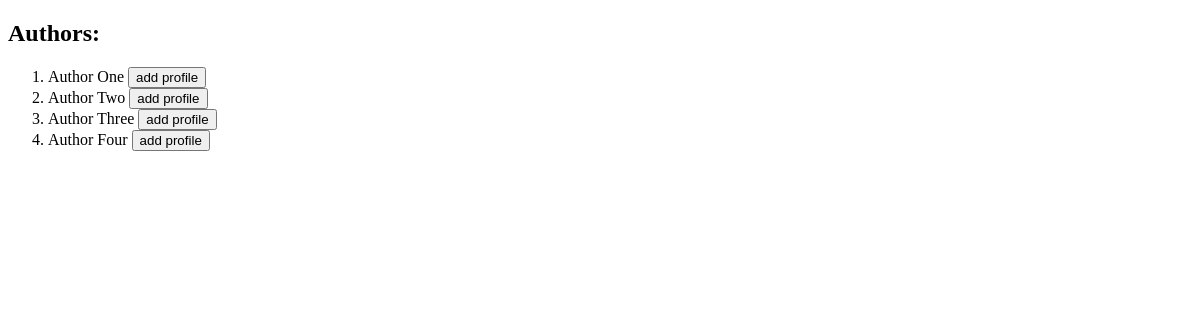
The page /library/ on the database as committed earlier.
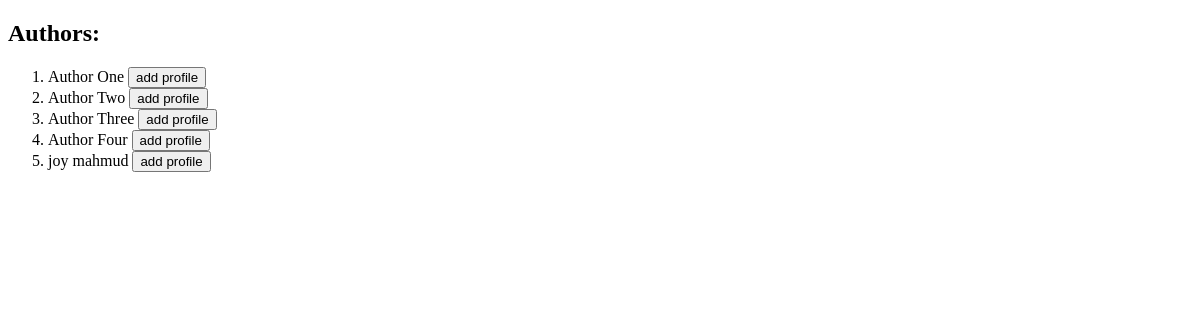
The same page on the database as committed later.
### library_management/models.py (models this page shows, shortened)
class Author(models.Model):
    name = models.CharField(max_length=100)
    email = models.EmailField(unique=True)

### library_management/views.py (the view)
# urls.py: path('',views.home,name='account_home'),
def home(request):
    authors=Author.objects.all()
    context={
        "authors":authors
    }
    return render(request,'home.html',context)

### library_management/templates/home.html (shortened to what this page needs)
{% extends "layout.html" %}
{% block content %}
    <div class="p-5">
        <h2>
            Authors:
        </h2>
        <ol>
            {% for x in authors  %}
                <li class="mb-2">{{x.name}} <a href="{% url 'addProfile' x.id %}"><button type="button" class="bg-green-300 rounded-lg px-4">add profile</button></a></li>
            {% endfor %}
        </ol>
    </div>
{% endblock content %}

### library_management/templates/layout.html (shortened to what this page needs)
<!DOCTYPE html>
<html lang="en">
<head>
</head>
<body>
    {% block content %}
    {% endblock content %}
</body>
</html>

Rows that differ between the two databases and show on the page:
added Author: name "joy mahmud"
